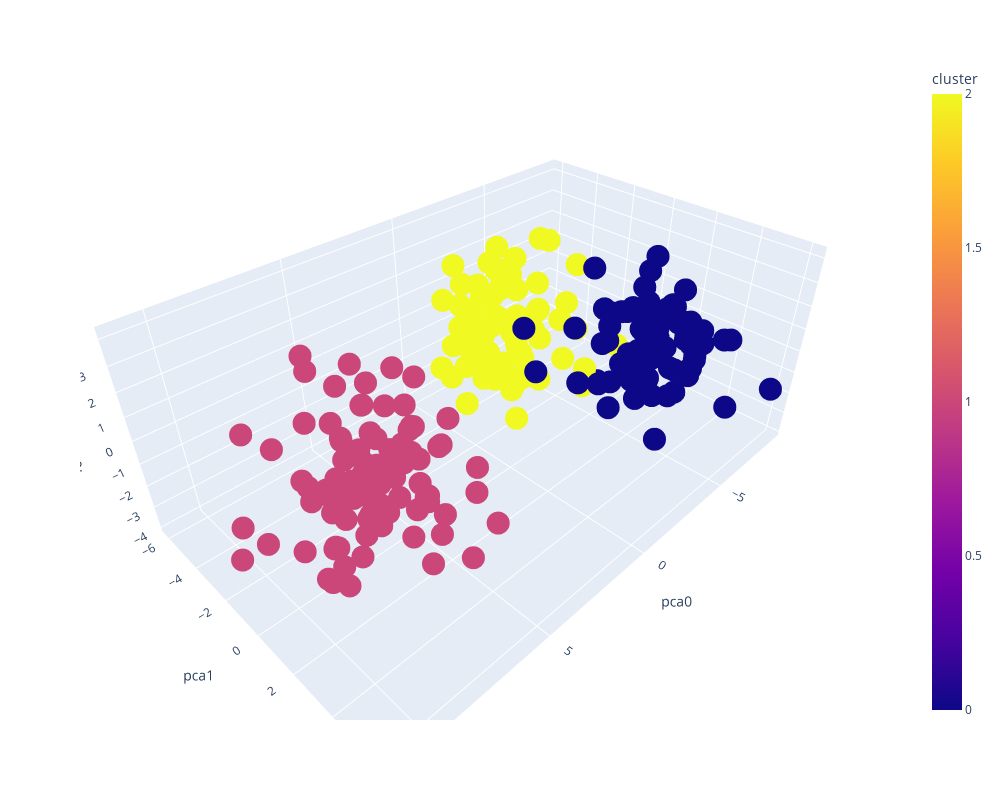

Write notebook code for a chart like this one.
### Code cell
px.scatter_3d(pca_df, x='pca0', y='pca1', z='pca2', color='cluster', width=1000, height=800)

### Figure 1 — Plotly figure (JSON) as saved in the notebook; plotly's stock layout.template omitted (floating-point values rounded to 4 significant figures; data arrays with more than 128 entries replaced by an {"elided": "..."} marker saying what was removed)
{"data": [{"hovertemplate": "pca0=%{x}<br>pca1=%{y}<br>pca2=%{z}<br>cluster=%{marker.color}<extra></extra>", "legendgroup": "", "marker": {"color": {"elided": "250 int values"}, "coloraxis": "coloraxis", "symbol": "circle"}, "mode": "markers", "name": "", "scene": "scene", "showlegend": false, "type": "scatter3d", "x": {"elided": "250 float values"}, "y": {"elided": "250 float values"}, "z": {"elided": "250 float values"}}], "layout": {"coloraxis": {"colorbar": {"title": {"text": "cluster"}}, "colorscale": [[0, "#0d0887"], [0.1111, "#46039f"], [0.2222, "#7201a8"], [0.3333, "#9c179e"], [0.4444, "#bd3786"], [0.5556, "#d8576b"], [0.6667, "#ed7953"], [0.7778, "#fb9f3a"], [0.8889, "#fdca26"], [1, "#f0f921"]]}, "height": 800, "legend": {"tracegroupgap": 0}, "margin": {"t": 60}, "scene": {"domain": {"x": [0, 1], "y": [0, 1]}, "xaxis": {"title": {"text": "pca0"}}, "yaxis": {"title": {"text": "pca1"}}, "zaxis": {"title": {"text": "pca2"}}}, "width": 1000}}
